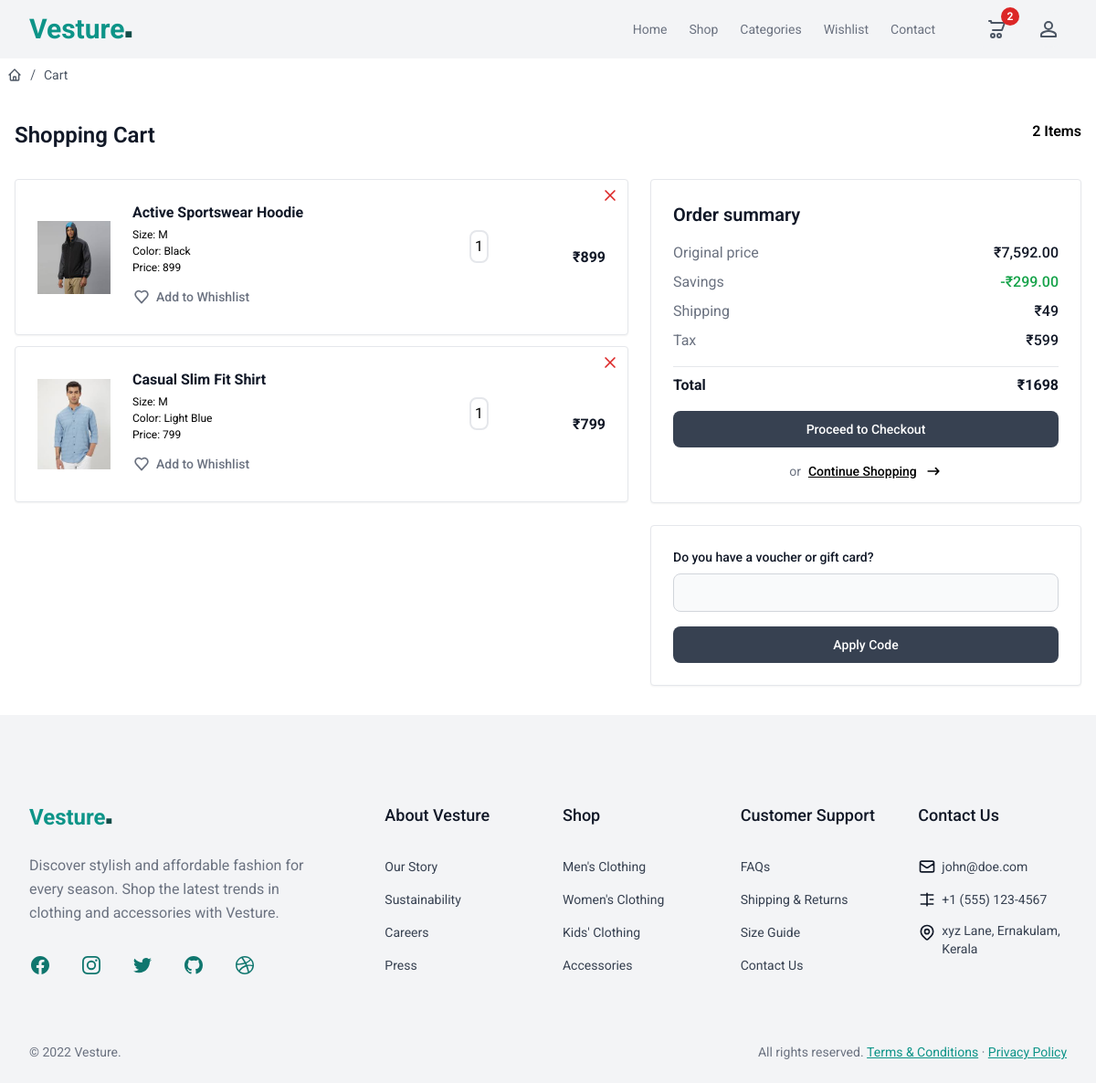
Before: /cart/summary/ (signed in) with the older database file.
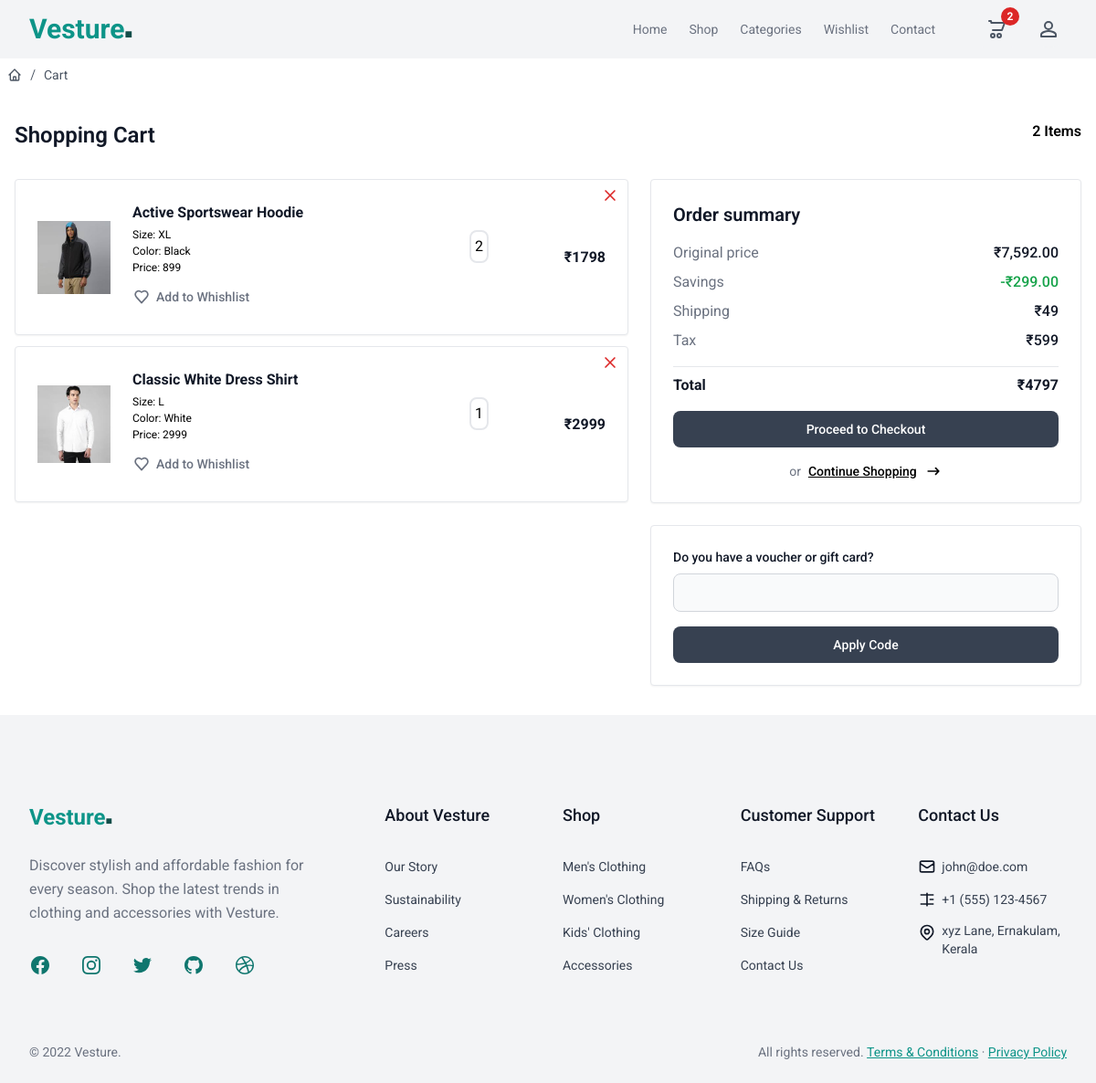
After: the same page with the newer database file.
### store/models.py (models this page shows, shortened)
class BaseModel(models.Model):
    created_date=models.DateTimeField(auto_now_add=True)
    updated_date=models.DateTimeField(auto_now=True)
    is_active=models.BooleanField(default=True)

class BasketItem(BaseModel):
    product_object=models.ForeignKey(Product, on_delete=models.CASCADE)
    quantity=models.PositiveIntegerField(default=1)
    size_object=models.ForeignKey(Size, on_delete=models.CASCADE)
    is_order_placed=models.BooleanField(default=False)
    basket_object=models.ForeignKey(Basket, on_delete=models.CASCADE, related_name="cart_item")
    @property
    def item_total(self):
        return self.product_object.price * self.quantity

class Product(BaseModel):
    title=models.CharField(max_length=200)
    description=models.TextField()
    price=models.PositiveIntegerField()
    picture=models.ImageField(upload_to="product_images", null=True, blank=True)
    brand_object=models.ForeignKey(Brand, on_delete=models.CASCADE)
    category_object=models.ForeignKey(Category, on_delete=models.CASCADE)
    size_objects=models.ManyToManyField(Size)
    tag_objects=models.ManyToManyField(Tag)
    color=models.CharField(max_length=200)

class Size(BaseModel):
    name=models.CharField(max_length=200)
    def __str__(self):
        return self.name

### store/views.py (the view)
# urls.py: path('cart/summary/', views.CartSummaryView.as_view(), name='cart-summary'),
class CartSummaryView(View):
    template_name = 'cart_summary.html'
    def get(self, request, *args, **kwargs):
        qs = BasketItem.objects.filter(basket_object=request.user.cart, is_order_placed=False)
        basket_total = sum([bi.item_total for bi in qs])
        total_items = qs.count()
        context = {
            'basket_items':qs,
            'basket_total':basket_total,
            'total_items':total_items
        }
        return render(request, self.template_name, context)

### store/context_processors.py (called while the page is built)
def cart_count_context(request):
    count = 0
    if request.user.is_authenticated:
        count = request.user.cart.cart_item.filter(is_order_placed=False).count()
    return {'item_count': count}

### store/templates/cart_summary.html (shortened to what the changed rows need)
{% extends 'base.html' %}
{% block main %}
{% if basket_items %}
<div class="p-2">
  <nav aria-label="Breadcrumb">
      <ol class="flex items-center gap-1 text-sm text-gray-600">
        <li>
          <a href="{% url 'product-list' %}" class="block transition hover:text-gray-700">
          </a>
        </li>
        <li class="rtl:rotate-180">
          <svg
            xmlns="http://www.w3.org/2000/svg"
            fill="none"
            viewBox="0 0 24 24"
            stroke-width="1.5"
            stroke="currentColor"
            class="size-4"
          >
            <path stroke-linecap="round" stroke-linejoin="round" d="m9 20.247 6-16.5" />
          </svg>
        </li>
        <li>
          <a href="#" class="block transition hover:text-gray-700"> Cart </a>
        </li>
      </ol>
  </nav>
</div>
<section class="bg-white py-8 antialiased light:bg-gray-900">
  <div class="mx-auto max-w-screen-xl px-4 2xl:px-0">
    <div class="flex justify-between">
      <h2 class="text-xl font-semibold text-gray-900 light:text-white sm:text-2xl">Shopping Cart</h2>
      <h1 class="font-semibold">{{total_items}} Items</h1>
    </div>
    <div class="mt-6 sm:mt-8 md:gap-6 lg:flex lg:items-start xl:gap-8">
      <div class="mx-auto w-full flex-none lg:max-w-2xl xl:max-w-4xl">
      {% for bi in basket_items %}
        <div class="space-y-6 mb-3 relative">
          <div class= "border border-gray-200 rounded bg-white p-4 shadow-sm light:border-gray-700 light:bg-gray-800 md:p-6">
            <div class="space-y-4 md:flex md:items-center md:justify-between md:gap-6 md:space-y-0">
              <span href="" class="shrink-0 md:order-1">
                {% if bi.product_object.picture %}
                <img class="h-25 w-20 light:hidden" src="{{bi.product_object.picture.url}}" alt="product image" />
                {% else %}
                <img class="h-20 w-20 light:hidden" src="{{bi.product_object.picture.url}}" alt="product image" />
                <img class="hidden h-20 w-20 light:block" src="{{bi.product_object.picture.url}}" alt="product image" />
                {% endif %}
              </span>
              <div class="flex items-center justify-between md:order-3 md:justify-end">
                <div class="mb-6 border border-2 rounded-lg p-1">
                  {{bi.quantity}}
                </div>
                <div class="text-end md:order-4 md:w-32">
                  <p class="text-base font-bold text-gray-900 light:text-white">₹{{bi.item_total}}</p>
                </div>
              </div>
              <div class="w-full min-w-0 flex-1 space-y-4 md:order-2 md:max-w-md">
                <a href="{% url 'product-detail' bi.product_object.id %}" class="text-base font-bold text-gray-900 hover:none light:text-white">{{bi.product_object.title}}</a>
                <p class="text-xs leading-3 text-grey-600" style="margin: 6px 0;">Size: {{bi.size_object}}</p>
                <p class="text-xs leading-3 text-grey-600" style="margin: 6px 0;">Color: {{bi.product_object.color}}</p>
                <p class="text-xs leading-3 text-grey-600" style="margin: 6px 0;">Price: {{bi.product_object.price}}</p>
                <div class="flex items-center gap-4">
                  <a href="">
                    <button type="button" class="inline-flex items-center text-sm font-medium text-gray-500 hover:text-gray-900 hover:underline light:text-gray-400 light:hover:text-white">
                      <svg class="me-1.5 h-5 w-5" aria-hidden="true" xmlns="http://www.w3.org/2000/svg" width="24" height="24" fill="none" viewBox="0 0 24 24">
                        <path stroke="currentColor" stroke-linecap="round" stroke-linejoin="round" stroke-width="2" d="M12.01 6.001C6.5 1 1 8 5.782 13.001L12.011 20l6.23-7C23 8 17.5 1 12.01 6.002Z" />
                      </svg>
                      Add to Whishlist
                    </button>
                  </a>
                </div>
              </div>
              <a href="{% url 'cart-item-delete' bi.id %}" class="absolute top-0 end-0 py-2 px-1">
                <button type="button" class="inline-flex items-center text-sm font-medium text-red-600 hover:underline light:text-red-500">
                  <svg class="me-1.5 h-5 w-5" aria-hidden="true" xmlns="http://www.w3.org/2000/svg" width="24" height="24" fill="none" viewBox="0 0 24 24">
                    <path stroke="currentColor" stroke-linecap="round" stroke-linejoin="round" stroke-width="2" d="M6 18 17.94 6M18 18 6.06 6" />
                  </svg>
                </button>
              </a>
            </div>
          </div>
        </div>
        {% endfor %}
      </div>
      <div class="mx-auto mt-6 max-w-4xl flex-1 space-y-6 lg:mt-0 lg:w-full">
        <div class="space-y-4 rounded border border-gray-200 bg-white p-4 shadow-sm light:border-gray-700 light:bg-gray-800 sm:p-6">
          <p class="text-xl font-semibold text-gray-900 light:text-white">Order summary</p>
          <div class="space-y-4">
            <div class="space-y-2">
              <dl class="flex items-center justify-between gap-4">
                <dt class="text-base font-normal text-gray-500 light:text-gray-400">Original price</dt>
                <dd class="text-base font-medium text-gray-900 light:text-white">₹7,592.00</dd>
              </dl>
              <dl class="flex items-center justify-between gap-4">
                <dt class="text-base font-normal text-gray-500 light:text-gray-400">Savings</dt>
                <dd class="text-base font-medium text-green-600">-₹299.00</dd>
              </dl>
              <dl class="flex items-center justify-between gap-4">
                <dt class="text-base font-normal text-gray-500 light:text-gray-400">Shipping</dt>
                <dd class="text-base font-medium text-gray-900 light:text-white">₹49</dd>
              </dl>
              <dl class="flex items-center justify-between gap-4">
                <dt class="text-base font-normal text-gray-500 light:text-gray-400">Tax</dt>
                <dd class="text-base font-medium text-gray-900 light:text-white">₹599</dd>
              </dl>
            </div>
            <dl class="flex items-center justify-between gap-4 border-t border-gray-200 pt-2 light:border-gray-700">
              <dt class="text-base font-bold text-gray-900 light:text-white">Total</dt>
              <dd class="text-base font-bold text-gray-900 light:text-white">₹{{basket_total}}</dd>
            </dl>
          </div>
          <a href="{% url 'place-order' %}" class="flex w-full items-center justify-center rounded-lg bg-gray-700 px-5 py-2.5 text-sm font-medium text-white hover:bg-gray-800 focus:outline-none focus:ring-4 focus:ring-gray-300 light:bg-gray-600 light:hover:bg-gray-700 light:focus:ring-gray-800">Proceed to Checkout</a>
          <div class="flex items-center justify-center gap-2">
            <span class="text-sm font-normal text-gray-500 light:text-gray-400"> or </span>
            <a href="#" title="" class="inline-flex items-center gap-2 text-sm font-medium text-primary-700 underline hover:no-underline light:text-primary-500">
              Continue Shopping
              <svg class="h-5 w-5" aria-hidden="true" xmlns="http://www.w3.org/2000/svg" fill="none" viewBox="0 0 24 24">
                <path stroke="currentColor" stroke-linecap="round" stroke-linejoin="round" stroke-width="2" d="M19 12H5m14 0-4 4m4-4-4-4" />
              </svg>
            </a>
          </div>
        </div>
        <div class="space-y-4 rounded border border-gray-200 bg-white p-4 shadow-sm light:border-gray-700 light:bg-gray-800 sm:p-6">
          <form class="space-y-4">
            <div>
              <label for="voucher" class="mb-2 block text-sm font-medium text-gray-900 light:text-white"> Do you have a voucher or gift card? </label>
              <input type="text" id="voucher" class="block w-full border rounded-lg border-gray-300 bg-gray-50 p-2.5 text-sm text-gray-900 focus:border-primary-500 focus:ring-primary-500 light:border-gray-600 light:bg-gray-700 light:text-white light:placeholder:text-gray-400 light:focus:border-primary-500 light:focus:ring-primary-500" placeholder="" required />
            </div>
            <button type="submit" class="flex w-full items-center justify-center rounded-lg bg-gray-700 px-5 py-2.5 text-sm font-medium text-white hover:bg-gray-800 focus:outline-none focus:ring-4 focus:ring-gray-300 light:bg-gray-600 light:hover:bg-gray-700 light:focus:ring-gray-800">Apply Code</button>
          </form>
        </div>
      </div>
    </div>
  </div>
</section>
{% endif %}
{% endblock %}

Changed rows visible on the page:
no longer on this page (row edited): BasketItem: product_object.picture (picture), quantity "1", item_total "899", product_object "Active Sportswear Hoodie", size_object "M", product_object.color "Black", product_object.price "899"
no longer on this page (row edited): BasketItem: product_object.picture (picture), quantity "1", item_total "799", product_object "Casual Slim Fit Shirt", size_object "M", product_object.color "Light Blue", product_object.price "799"
added BasketItem: product_object.picture (picture), quantity "2", item_total "1798", product_object "Active Sportswear Hoodie", size_object "XL", product_object.color "Black", product_object.price "899"
added BasketItem: product_object.picture (picture), quantity "1", item_total "2999", product_object "Classic White Dress Shirt", size_object "L", product_object.color "White", product_object.price "2999"
Other visible differences:
{{ basket_total }}: "1698" → "4797"
